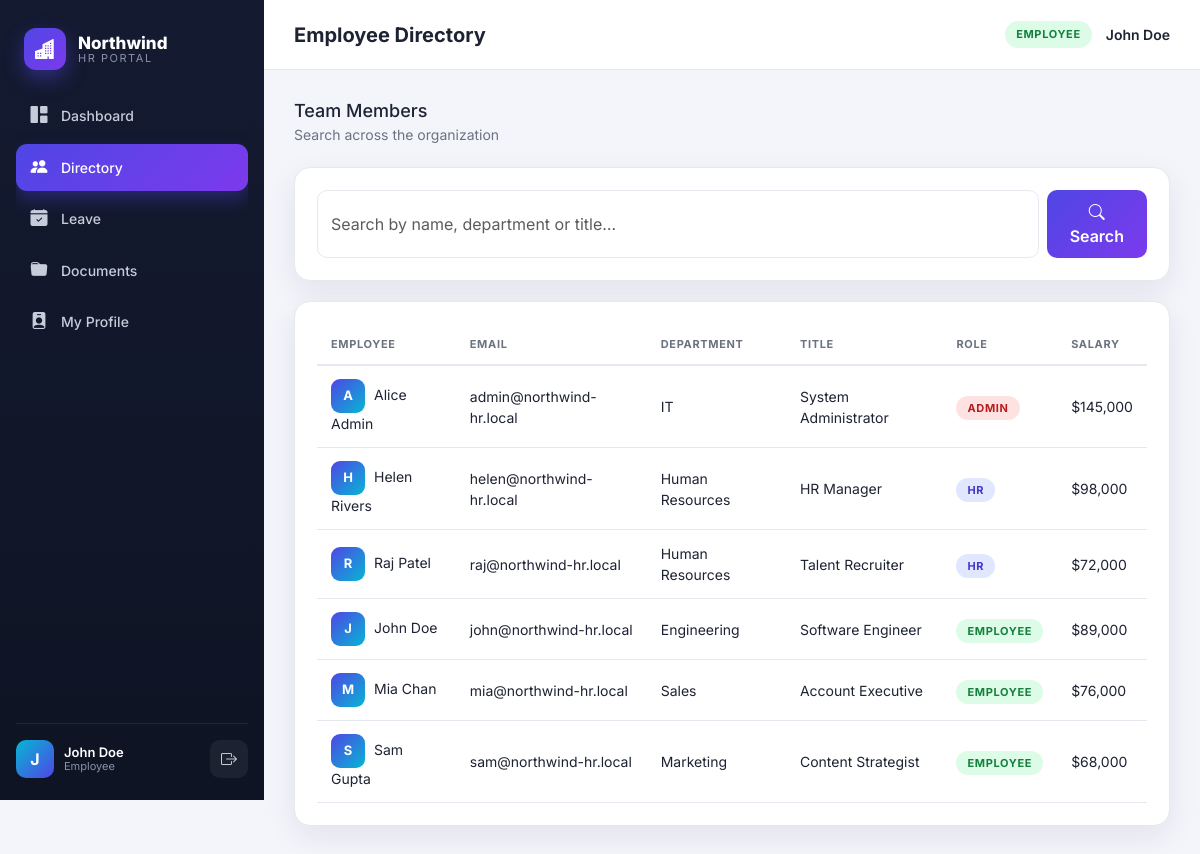
Page /employees (signed in) on the committed database.
### tables this page shows
CREATE TABLE users (
        id INTEGER PRIMARY KEY AUTOINCREMENT,
        username TEXT UNIQUE NOT NULL,
        password TEXT NOT NULL,          -- MD5 (weak)
        full_name TEXT,
        email TEXT,
        role TEXT NOT NULL,              -- admin | hr | employee
        department TEXT,
        title TEXT,
        salary INTEGER,
        phone TEXT,
        bio TEXT,                        -- stored XSS sink
        avatar TEXT,
        security_question TEXT,
        security_answer TEXT,            -- cleartext (weak recovery)
        active INTEGER DEFAULT 1
    );

### app.py (the view)
@app.route("/employees")
@login_required
def employees():
    db = get_db()
    q = request.args.get("q", "")
    rows = []
    sql = None
    if q:
        sql = (
            "SELECT id, username, full_name, email, department, title, role, salary "
            "FROM users WHERE full_name LIKE '%" + q + "%' "
            "OR department LIKE '%" + q + "%' OR title LIKE '%" + q + "%'"
        )
        try:
            rows = db.execute(sql).fetchall()
        except Exception as e:
            return render_template(
                "employees.html", rows=[], q=q, user=current_user(),
                error=f"Query failed: {e} ", sql=sql,
            )
    else:
        rows = db.execute(
            "SELECT id, username, full_name, email, department, title, role, salary FROM users"
        ).fetchall()
    return render_template(
        "employees.html", rows=rows, q=q, user=current_user(), sql=sql
    )

### app.py (called while the page is built)
def get_db():
    if "db" not in g:
        g.db = sqlite3.connect(DATABASE)
        g.db.row_factory = sqlite3.Row
    return g.db

def current_user():
    if "user_id" not in session:
        return None
    db = get_db()
    return db.execute("SELECT * FROM users WHERE id=?", (session["user_id"],)).fetchone()

def login_required(fn):
    from functools import wraps
    @wraps(fn)
    def wrapper(*a, **k):
        if "user_id" not in session:
            return redirect(url_for("login"))
        return fn(*a, **k)
    return wrapper

### templates/employees.html (shortened to what this page needs)
{% extends "base.html" %}
{% set active='employees' %}
{% block heading %}Employee Directory{% endblock %}
{% block content %}
<div class="page-head">
  <div><h3 style="margin:0;font-size:18px">Team Members</h3><p>Search across the organization</p></div>
</div>
<div class="panel" style="margin-bottom:20px">
  <form method="get" class="d-flex gap-2">
    <input class="form-control" name="q" value="{{ q }}" placeholder="Search by name, department or title…">
    <button class="btn-grad" type="submit"><i class="bi bi-search"></i> Search</button>
  </form>
</div>
<div class="panel">
  <table class="tbl">
    <thead><tr><th>Employee</th><th>Email</th><th>Department</th><th>Title</th><th>Role</th><th>Salary</th></tr></thead>
    <tbody>
    {% for r in rows %}
      <tr>
        <td>
          {% if r['id'] is number or (r['id'] is string and r['id'].isdigit()) %}
          <a href="{{ url_for('employee_detail', eid=r['id']) }}">
            <span class="avatar-sm">{{ (r['full_name'] or '?')[0] }}</span>{{ r['full_name'] }}
          </a>
          {% else %}
          <span class="avatar-sm">{{ (r['full_name'] or '?')[0] }}</span>{{ r['full_name'] }}
          {% endif %}
        </td>
        <td>{{ r['email'] }}</td>
        <td>{{ r['department'] }}</td>
        <td>{{ r['title'] }}</td>
        <td><span class="badge-role role-{{ r['role'] }}">{{ r['role']|upper }}</span></td>
        <td>${{ '{:,}'.format(r['salary']) if r['salary'] else '—' }}</td>
      </tr>
    {% else %}
      <tr><td colspan="6" class="text-center text-muted py-4">No results found.</td></tr>
    {% endfor %}
    </tbody>
  </table>
</div>
{% endblock %}

### templates/base.html (shortened to what this page needs)
<!doctype html>
<html lang="en">
<head>
  <link href="https://cdn.jsdelivr.net/npm/bootstrap@5.3.3/dist/css/bootstrap.min.css" rel="stylesheet">
  <link href="https://cdn.jsdelivr.net/npm/bootstrap-icons@1.11.3/font/bootstrap-icons.css" rel="stylesheet">
  <link rel="stylesheet" href="{{ url_for('static', filename='css/style.css') }}">
</head>
<body>
{% if user %}
<div class="app-shell">
  <aside class="sidebar">
    <div class="brand">
      <div class="brand-mark"><i class="bi bi-buildings-fill"></i></div>
      <div class="brand-text">
        <span class="brand-name">Northwind</span>
        <span class="brand-sub">HR Portal</span>
      </div>
    </div>
    <nav class="nav-list">
      <a href="{{ url_for('dashboard') }}" class="nav-item {% if active=='dashboard' %}active{% endif %}"><i class="bi bi-grid-1x2-fill"></i><span>Dashboard</span></a>
      <a href="{{ url_for('employees') }}" class="nav-item {% if active=='employees' %}active{% endif %}"><i class="bi bi-people-fill"></i><span>Directory</span></a>
      <a href="{{ url_for('leave') }}" class="nav-item {% if active=='leave' %}active{% endif %}"><i class="bi bi-calendar-check-fill"></i><span>Leave</span></a>
      <a href="{{ url_for('documents') }}" class="nav-item {% if active=='documents' %}active{% endif %}"><i class="bi bi-folder-fill"></i><span>Documents</span></a>
      <a href="{{ url_for('profile') }}" class="nav-item {% if active=='profile' %}active{% endif %}"><i class="bi bi-person-badge-fill"></i><span>My Profile</span></a>
    </nav>
    <div class="sidebar-foot">
      <div class="mini-user">
        <div class="mini-avatar">{{ user['full_name'][0] }}</div>
        <div class="mini-meta">
          <span class="mini-name">{{ user['full_name'] }}</span>
          <span class="mini-role">{{ user['role']|capitalize }}</span>
        </div>
      </div>
      <a href="{{ url_for('logout') }}" class="logout-btn"><i class="bi bi-box-arrow-right"></i></a>
    </div>
  </aside>
  <div class="main">
    <header class="topbar">
      <div class="topbar-title">{% block heading %}{% endblock %}</div>
      <div class="topbar-actions">
        <div class="badge-role role-{{ user['role'] }}">{{ user['role']|upper }}</div>
        <span class="topbar-name">{{ user['full_name'] }}</span>
      </div>
    </header>
    <div class="content">
      {% block content %}{% endblock %}
    </div>
  </div>
</div>
{% else %}
  {% block auth %}{% endblock %}
{% endif %}
</body>
</html>

### static/css/style.css (style rules this page uses)
:root { --bg:#0f1220; --bg-2:#151a2d; --panel:#ffffff; --ink:#1e2333; --muted:#6b7280; --line:#e6e8ef; --brand:#4f46e5; --brand-2:#7c3aed; --accent:#06b6d4; --good:#10b981; --warn:#f59e0b; --bad:#ef4444; --sidebar:#12172a; --sidebar-ink:#c7ccdb; --radius:16px; --shadow:0 10px 30px rgba(20,24,45,.08); }
* { box-sizing:border-box }
body { margin:0;font-family:'Inter',system-ui,sans-serif; background:#f4f5fb;color:var(--ink); }
a { text-decoration:none;color:inherit }
.app-shell { display:flex;min-height:100vh }
.sidebar { width:264px;flex-shrink:0;background:linear-gradient(180deg,#141a30,#0f1424); color:var(--sidebar-ink);display:flex;flex-direction:column;padding:22px 16px; position:sticky;top:0;height:100vh; }
.brand { display:flex;align-items:center;gap:12px;padding:6px 8px 22px }
.brand-mark { width:42px;height:42px;border-radius:12px;display:grid;place-items:center; background:linear-gradient(135deg,var(--brand),var(--brand-2)); color:#fff;font-size:20px;box-shadow:0 8px 20px rgba(79,70,229,.45); }
.brand-text { display:flex;flex-direction:column;line-height:1.1 }
.brand-name { font-weight:800;color:#fff;font-size:17px }
.brand-sub { font-size:11px;letter-spacing:.14em;text-transform:uppercase;color:#8b91a7 }
.nav-list { display:flex;flex-direction:column;gap:4px;flex:1;overflow-y:auto }
.nav-item { display:flex;align-items:center;gap:12px;padding:11px 13px;border-radius:11px; color:var(--sidebar-ink);font-weight:500;font-size:14px;transition:.15s; }
.nav-item i { font-size:17px;width:20px;text-align:center }
.nav-item.active { background:linear-gradient(135deg,var(--brand),var(--brand-2));color:#fff; box-shadow:0 8px 18px rgba(79,70,229,.35); }
.sidebar-foot { display:flex;align-items:center;gap:10px;padding-top:16px;border-top:1px solid rgba(255,255,255,.07);margin-top:12px }
.mini-user { display:flex;align-items:center;gap:10px;flex:1 }
.mini-avatar { width:38px;height:38px;border-radius:10px;background:linear-gradient(135deg,var(--accent),var(--brand));display:grid;place-items:center;color:#fff;font-weight:700 }
.mini-meta { display:flex;flex-direction:column;line-height:1.2 }
.mini-name { color:#fff;font-size:13px;font-weight:600 }
.mini-role { font-size:11px;color:#8b91a7 }
.logout-btn { width:38px;height:38px;border-radius:10px;display:grid;place-items:center;background:rgba(255,255,255,.06);color:#c7ccdb }
.main { flex:1;display:flex;flex-direction:column;min-width:0 }
.topbar { height:70px;background:#fff;border-bottom:1px solid var(--line); display:flex;align-items:center;justify-content:space-between;padding:0 30px; position:sticky;top:0;z-index:10; }
.topbar-title { font-size:20px;font-weight:700 }
.topbar-actions { display:flex;align-items:center;gap:14px }
.topbar-name { font-weight:600;font-size:14px }
.badge-role { font-size:11px;font-weight:700;letter-spacing:.06em;padding:5px 11px;border-radius:999px }
.role-admin { background:#fee2e2;color:#b91c1c }
.role-hr { background:#e0e7ff;color:#4338ca }
.role-employee { background:#dcfce7;color:#15803d }
.content { padding:30px;flex:1 }
.panel { background:#fff;border:1px solid var(--line);border-radius:var(--radius);box-shadow:var(--shadow);padding:22px }
.tbl { width:100%;border-collapse:collapse }
.tbl th { font-size:11px;text-transform:uppercase;letter-spacing:.06em;color:var(--muted);text-align:left;padding:12px 14px;border-bottom:2px solid var(--line) }
.tbl td { padding:13px 14px;border-bottom:1px solid var(--line);font-size:14px }
.avatar-sm { width:34px;height:34px;border-radius:9px;background:linear-gradient(135deg,#4f46e5,#06b6d4);color:#fff;display:inline-grid;place-items:center;font-weight:700;font-size:13px;margin-right:9px }
.btn-grad { background:linear-gradient(135deg,var(--brand),var(--brand-2));border:none;color:#fff;font-weight:600;padding:10px 18px;border-radius:10px;transition:.15s;cursor:pointer }
.form-control,.form-select { border-radius:10px;border:1px solid var(--line);padding:10px 13px }
.page-head { display:flex;justify-content:space-between;align-items:center;margin-bottom:22px }
.page-head p { color:var(--muted);margin:2px 0 0;font-size:14px }

### rows in the picture
users: full_name "J", full_name "John Doe", role "Employee", role "EMPLOYEE", email "john@northwind-hr.local", department "Engineering", title "Software Engineer", salary "89,000"
users: full_name "A", full_name "Alice Admin", email "admin@northwind-hr.local", department "IT", title "System Administrator", role "ADMIN", salary "145,000"
users: full_name "H", full_name "Helen Rivers", email "helen@northwind-hr.local", department "Human Resources", title "HR Manager", role "HR", salary "98,000"
users: full_name "R", full_name "Raj Patel", email "raj@northwind-hr.local", department "Human Resources", title "Talent Recruiter", role "HR", salary "72,000"
users: full_name "M", full_name "Mia Chan", email "mia@northwind-hr.local", department "Sales", title "Account Executive", role "EMPLOYEE", salary "76,000"
users: full_name "S", full_name "Sam Gupta", email "sam@northwind-hr.local", department "Marketing", title "Content Strategist", role "EMPLOYEE", salary "68,000"
